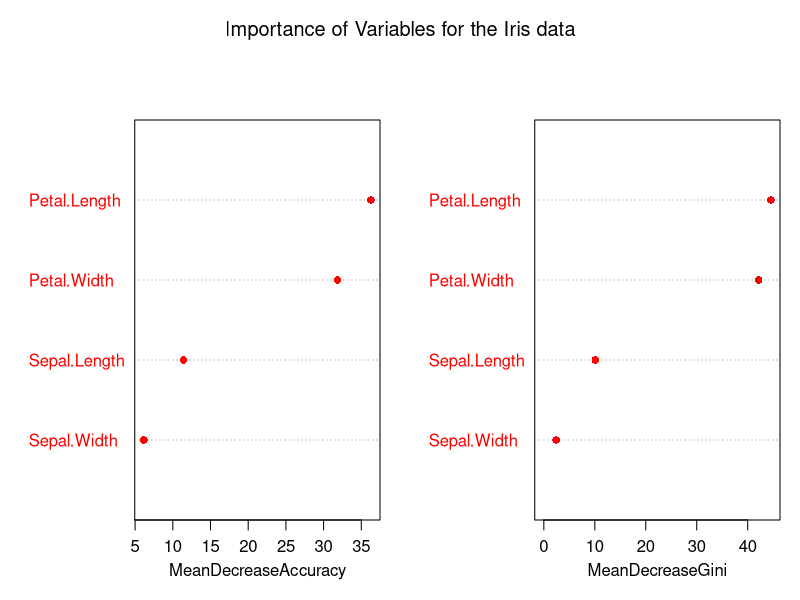
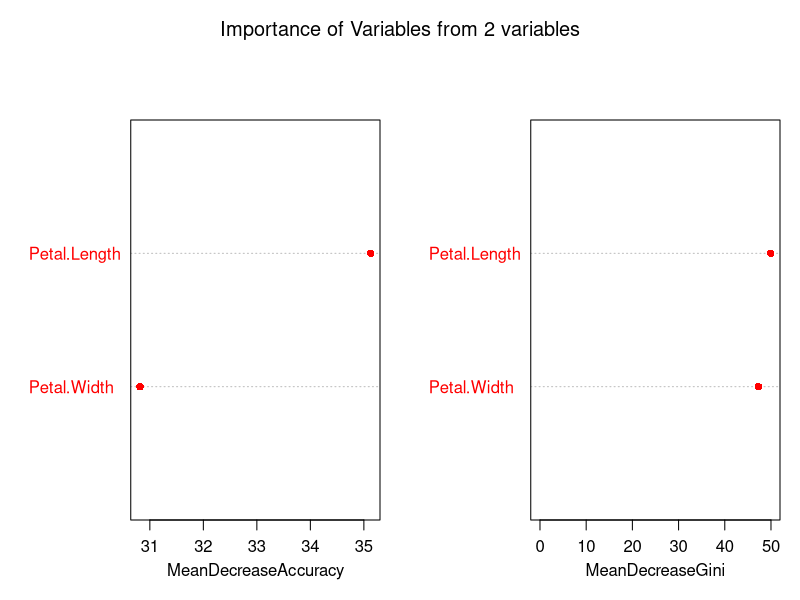

Here is the R script that generated these plots, in order: (Note: this script raises an error after producing the figures.)
library("randomForest")  ###very very efficient package
data("iris")  ###feature of flowers to judge which species it belong to
dim(iris)
head(iris)
###pattern reognition, fisher came up with multivariate analysis, not discussing
summary(iris)
library(party)
MB2 <- randomForest(Species ~ ., data=iris, importance = T) ###importance means feature selection
print(MB2)
###prediction
Data <- data.frame(Sepal.Length=5.4, Sepal.Width=3.0, Petal.Length=4.7, Petal.Width=1.2)
predict(MB2, Data)
Data
varImpPlot(MB2, pch = 16, col = "red", n.var = 4, sort = T, main =
             "Importance of Variables for the Iris data")
###if u r interested in feature selection, go for random forest.
###now some twiking,,
MB3 <- randomForest(Species ~ Petal.Width + Petal.Length, data=iris, importance = T)
print (MB3)
varImpPlot(MB3, pch = 16, col = "red", n.var = 2, sort = T, main =
             "Importance of Variables from 2 variables")
###difference is very less ,means petal length and width are equally inportant

###Decision tree on iris data
MB4 <- rpart(Species ~ ., data = iris)
rpart.plot(MB4, type=4, extra=1, digits = 3, col = "red")
